Frame 1 (no input): blank canvas, image omitted
Frame 60 (the mouse pressed at the canvas centre just before this capture): blank canvas, image omitted
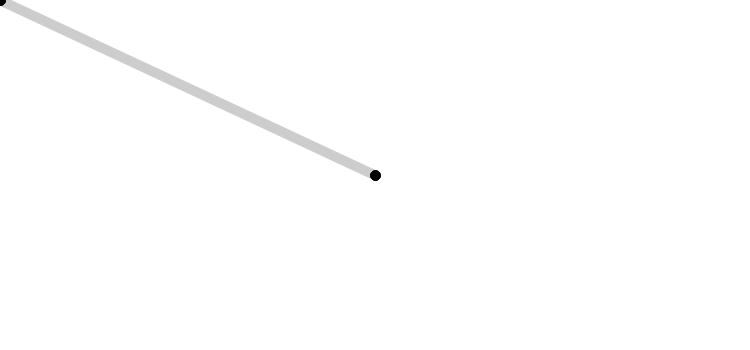
Frame 120 (the mouse held since frame 60 and released just before this capture)

The Processing sketch whose frames 1 and 60 were blank and that drew this single picture after the mouse press (run headless with seeded random() and noise(); from frame 60 on, the mouse is pressed at the canvas centre):

// Processing sketch: sketch02
// ── sketch02.pde
void setup() {
  size(750, 350);
  background(255);
  strokeWeight(10);
  stroke(0, 50);
}

void draw() {
  /* １フレーム前のマウスの座標から
   現在のマウスの座標まで線を引く */
  line(pmouseX, pmouseY, mouseX, mouseY);
}
